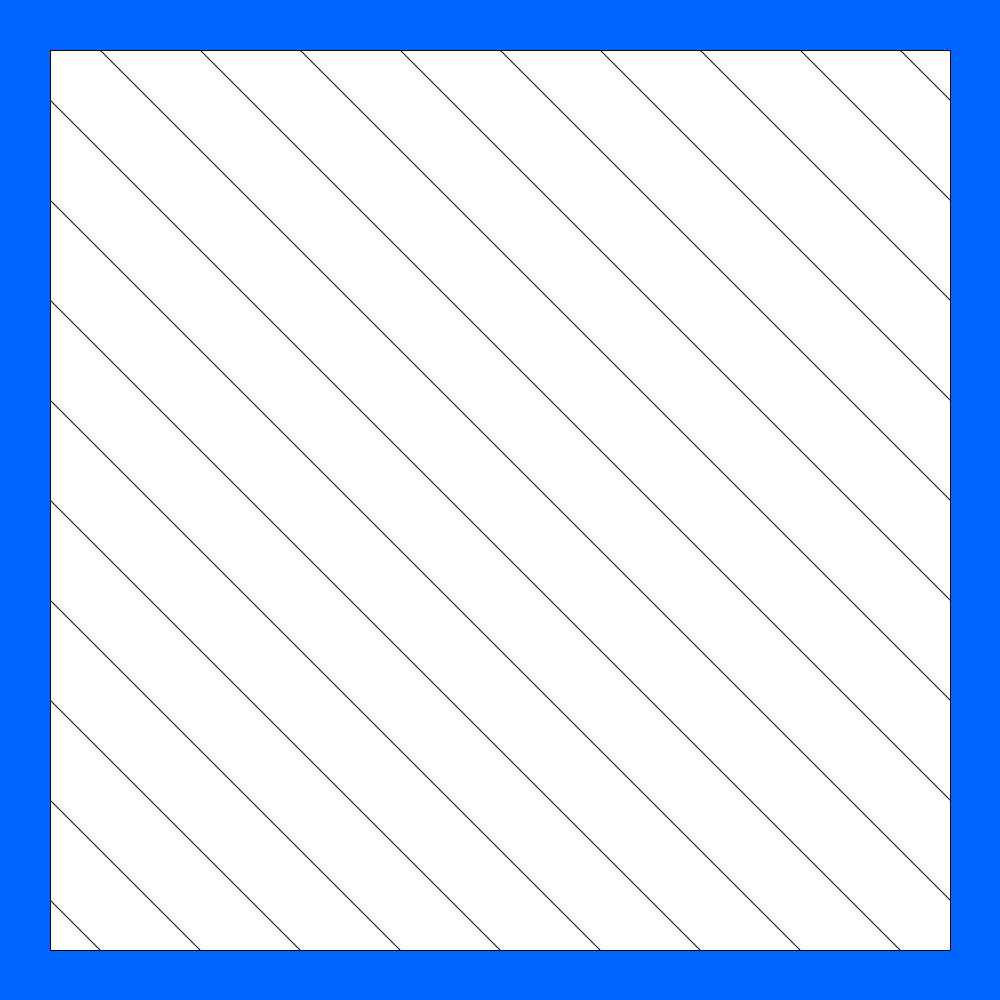
Frame 1 (no input)
Frame 60 (the mouse pressed at the canvas centre just before this capture): identical to frame 1, image omitted
Frame 120 (the mouse held since frame 60 and released just before this capture): identical to frame 1, image omitted

The Processing sketch that drew this single still picture (run headless with seeded random() and noise(); from frame 60 on, the mouse is pressed at the canvas centre):

// Processing sketch: First_Project
// ── First_Project.pde
void setup() {
  size(1000, 1000); 
  background(0, 100, 255);
}

void draw() {
  rect(50, 50, 900, 900);
  line(100, 50, 950, 900);
  line(200, 50, 950, 800);
  line(300, 50, 950, 700);
  line(400, 50, 950, 600);
  line(500, 50, 950, 500);
  line(600, 50, 950, 400);
  line(700, 50, 950, 300);
  line(800, 50, 950, 200);
  line(900, 50, 950, 100);
  
  line(50, 100, 900, 950);
  line(50, 200, 800, 950);
  line(50, 300, 700, 950);
  line(50, 400, 600, 950);
  line(50, 500, 500, 950);
  line(50, 600, 400, 950);
  line(50, 700, 300, 950);
  line(50, 800, 200, 950);
  line(50, 900, 100, 950);
}
